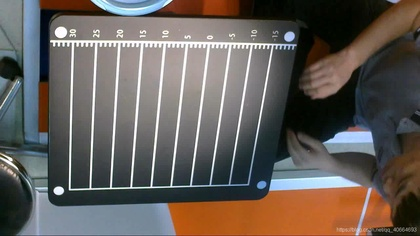
%> input picture detect_circl/1.jpg, 420 x 236 px, shrunk from 1280 x 720 before the run
$ octave mian2.m   (GNU Octave 9; MATLAB toolbox functions it lacks are replaced by stand-ins)
%> lines starting %> are read from the running program, lines starting %| are printed output that depends on the picture; in (x1, y1, x2, y2) boxes, pixels count from 0 and x2, y2 are one past the last pixel; in counts of white or black regions, pixels touching at a corner belong together; the program's own positions count from 1
clc;
clear all
close all
imtool close all

rmax=20;
rmin=5;
T = 10;
findradiusdir = [-1,-1;-1,0;-1,1;0,1;1,1;1,0;1,-1];
[filename, pathname] = uigetfile('*','选择文件');
%> the answer given: 1.jpg
filepath=fullfile(pathname,filename);
img0=imread(filepath);
%> img0 is the input picture: size 236x420x3 uint8; mean R, G, B 101.4, 94.7, 89.6
[row, col, channel] = size(img0);
%> row = 236; col = 420; channel = 3

if channel==3             %判断图像是否是彩色图像
    gray = rgb2gray(img0); % 图像灰度变换
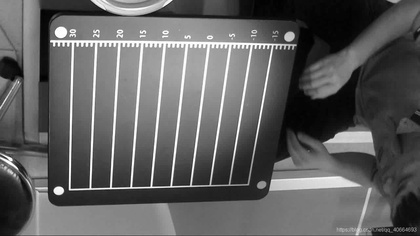
%> gray: size 236x420 uint8; min 1, max 255, mean 96.1
else
    gray = img0;
end
cannyedge = double(edge(gray,'canny'));
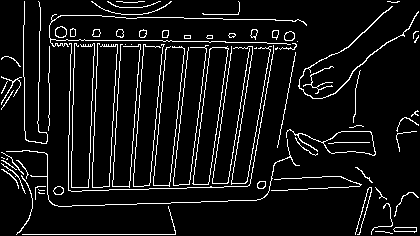
%> cannyedge: size 236x420 double; values 0 (black) and 1 (white), 7.8% white in thin lines or dots

filt = fspecial('sobel');
sobely = imfilter(cannyedge,filt);
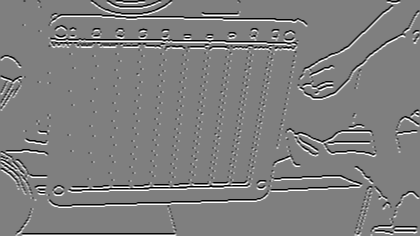
%> sobely: size 236x420 double; min -4, max 4, mean 0; drawn with min black and max white
sobelx = imfilter(cannyedge,filt');
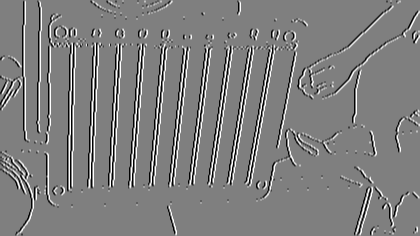
%> sobelx: size 236x420 double; min -4, max 4, mean 0; mean of the top-left, top-right, bottom-left and bottom-right quarters -0.00339, 0.00339, -0.00307, 0.00307; drawn with min black and max white

%投票过程
immask = zeros(row, col);
for y=1:row
    for x=1:col

        if sobely(y,x) == 0 && sobelx(y,x)~=0
            dirx = sobelx(y,x)/abs(sobelx(y,x));
            diry = 0;
        elseif sobely(y,x) ~= 0 && sobelx(y,x)==0
            dirx = 0;
            diry = sobely(y,x)/abs(sobely(y,x));
        elseif sobely(y,x) == 0 && sobelx(y,x)==0
            continue
        else
            dirx = sobelx(y,x)/abs(sobelx(y,x));
            diry = sobely(y,x)/abs(sobely(y,x));
            ratio = abs(sobely(y,x)/sobelx(y,x));
        end

        for i=rmin:rmax

            addx = i / sqrt(1+ratio*ratio);

            addy = diry * floor(addx * ratio);
            if y+addy<=0 || y+addy>row
                break
            end

            addx = dirx * floor(addx);
            if x+addx<=0 || x+addx>col
                break
            end

            immask(y+addy,x+addx) = immask(y+addy,x+addx) + 1;
        end

    end
end
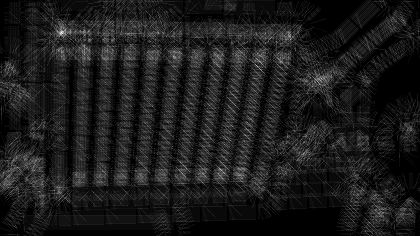
%> immask: size 236x420 double; min 0, max 28, mean 3; drawn with min black and max white
%> after the loop, dirx = 1; diry = 1; ratio = 1
filt = fspecial('average',3);
immask = imfilter(immask,filt);
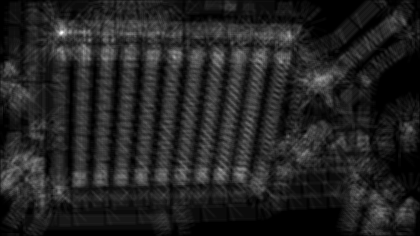
%> immask: size 236x420 double; min 0, max 21.78, mean 3; drawn with min black and max white

imtool(immask,[])

%找出极值
centers = [];
rs=[];
for y=2:row-1
    for x=2:col-1
        if immask(y,x)>T
            neighbor = immask(y-1:y+1,x-1:x+1);
            if max(neighbor(:)) == immask(y,x)
                centers = [centers;y,x];
            end
        end
    end
end
%> after the loop, centers = 71 rows, first 12: [28 63; 32 85; 32 89; 33 62; 33 70; 33 158; 35 129; 35 131; 36 290; 39 287; 41 90; 47 84]; neighbor = [8.89 9.44 9.56; 9.44 10.22 9.44; 8.22 9.22 9.33]
rarray = zeros(rmax-rmin + 1,1);
thetastep = 0:0.2:2*pi;
pointnum = length(thetastep);
getradius = zeros(length(centers(:,1)),1);
%得到半径
for i=1:length(centers(:,1))

    maxpoint=0;
    for r=rmin:rmax
        getcircle=0;

        for theta=thetastep
            y = floor(centers(i,1)+r * sin(theta));
            if y<=0 || y>row
                break
            end

            x = floor(centers(i,2)+r * cos(theta));
            if x<=0 || x>col
                break
            end
            if floor(cannyedge(y,x))~=0
                getcircle = getcircle + 1;
            end
        end
        if getcircle > maxpoint
            getradius(i) = r;
            maxpoint = getcircle;
        end
    end


end
%> this loop made 71 passes
%> after the loop, getradius = 71 values, max 19 at index 44, min 5 at index 49, mean 11.21
%画圆
thetastep = 0:0.01:2*pi;
for i=1:length(centers(:,1))
    img0(centers(i,1),centers(i,2),1)=255;
    img0(centers(i,1),centers(i,2),2)=0;
    img0(centers(i,1),centers(i,2),3)=0;
     for theta=thetastep
        y = floor(centers(i,1) + getradius(i) * sin(theta));
        if y<=0 || y>row
            break
        end

        x = floor(centers(i,2) + getradius(i) * cos(theta));
        if x<=0 || x>col
            break
        end
        img0(y,x,1)=255;
        img0(y,x,2)=0;
        img0(y,x,3)=0;

    end
end
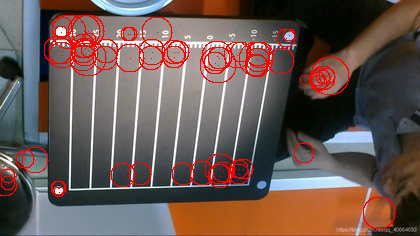
%> img0: size 236x420x3 uint8; 4.9% of pixels changed, all inside (x1, y1, x2, y2) = (0, 15, 396, 229)
imtool(img0,[])
